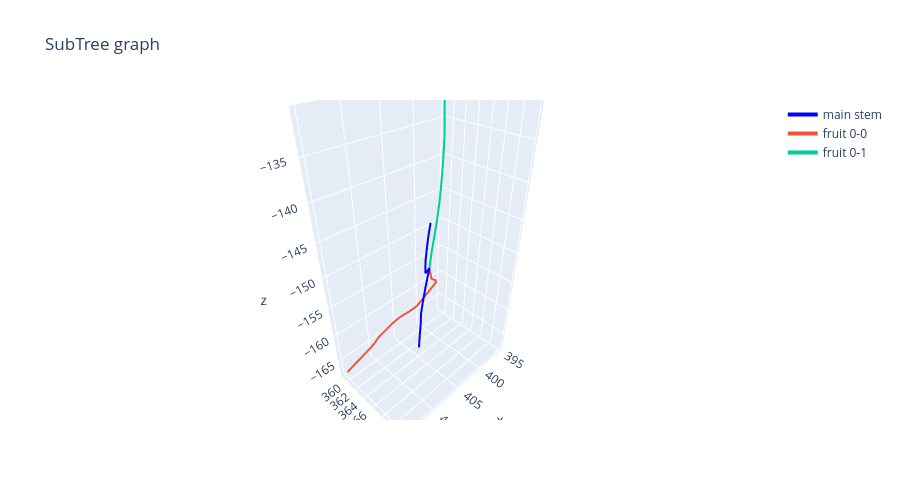

The code cell stored with this chart in its notebook:
### Markdown cell above
Let's represent this subgraph:

### Code cell
fig = plotly_treegraph(subtree, height=500, title="SubTree graph")
fig.show()

### Figure 1 — Plotly figure (JSON) as saved in the notebook; plotly's stock layout.template omitted (floating-point values rounded to 4 significant figures)
{"data": [{"hovertemplate": ["x: %{x}<br>y: %{y}<br>z: %{z}<br>node_id: 339<br>type: main stem", "x: %{x}<br>y: %{y}<br>z: %{z}<br>node_id: 405<br>type: main stem", "x: %{x}<br>y: %{y}<br>z: %{z}<br>node_id: 631<br>type: main stem", "x: %{x}<br>y: %{y}<br>z: %{z}<br>node_id: 93<br>type: main stem", "x: %{x}<br>y: %{y}<br>z: %{z}<br>node_id: 406<br>type: main stem", "x: %{x}<br>y: %{y}<br>z: %{z}<br>node_id: 871<br>type: main stem", "x: %{x}<br>y: %{y}<br>z: %{z}<br>node_id: 879<br>type: main stem", "x: %{x}<br>y: %{y}<br>z: %{z}<br>node_id: 942<br>type: main stem", "x: %{x}<br>y: %{y}<br>z: %{z}<br>node_id: 938<br>type: main stem", "x: %{x}<br>y: %{y}<br>z: %{z}<br>node_id: 940<br>type: main stem", "x: %{x}<br>y: %{y}<br>z: %{z}<br>node_id: 266<br>type: main stem", "x: %{x}<br>y: %{y}<br>z: %{z}<br>node_id: 1<br>type: main stem", "x: %{x}<br>y: %{y}<br>z: %{z}<br>node_id: 594<br>type: main stem", "x: %{x}<br>y: %{y}<br>z: %{z}<br>node_id: 595<br>type: main stem", "x: %{x}<br>y: %{y}<br>z: %{z}<br>node_id: 727<br>type: main stem", "x: %{x}<br>y: %{y}<br>z: %{z}<br>node_id: 268<br>type: main stem", "x: %{x}<br>y: %{y}<br>z: %{z}<br>node_id: 728<br>type: main stem", "x: %{x}<br>y: %{y}<br>z: %{z}<br>node_id: 298<br>type: main stem"], "line": {"color": "blue", "width": 4}, "mode": "lines", "name": "main stem", "type": "scatter3d", "x": [411.1, 411.1, 411.1, 411.0, 410.9, 410.8, 410.4, 409.7, 408.0, 409.8, 410.2, 410.5, 410.8, 410.8, 410.7, 410.6, 410.6, 410.6], "y": [370.6, 370.7, 370.7, 370.8, 370.8, 370.9, 370.7, 370.3, 369.2, 370.5, 370.8, 371.1, 371.4, 371.4, 371.5, 371.6, 371.7, 371.8], "z": [-156.1, -155.4, -153.7, -152.1, -150.8, -149.9, -149.1, -148.0, -146.8, -145.8, -145.5, -144.5, -143.3, -142.6, -141.3, -140.4, -139.6, -138.9]}, {"hovertemplate": ["x: %{x}<br>y: %{y}<br>z: %{z}<br>node_id: 938<br>type: fruit 0-0", "x: %{x}<br>y: %{y}<br>z: %{z}<br>node_id: 897<br>type: fruit 0-0", "x: %{x}<br>y: %{y}<br>z: %{z}<br>node_id: 557<br>type: fruit 0-0", "x: %{x}<br>y: %{y}<br>z: %{z}<br>node_id: 122<br>type: fruit 0-0", "x: %{x}<br>y: %{y}<br>z: %{z}<br>node_id: 121<br>type: fruit 0-0", "x: %{x}<br>y: %{y}<br>z: %{z}<br>node_id: 909<br>type: fruit 0-0", "x: %{x}<br>y: %{y}<br>z: %{z}<br>node_id: 913<br>type: fruit 0-0", "x: %{x}<br>y: %{y}<br>z: %{z}<br>node_id: 51<br>type: fruit 0-0", "x: %{x}<br>y: %{y}<br>z: %{z}<br>node_id: 868<br>type: fruit 0-0", "x: %{x}<br>y: %{y}<br>z: %{z}<br>node_id: 50<br>type: fruit 0-0", "x: %{x}<br>y: %{y}<br>z: %{z}<br>node_id: 104<br>type: fruit 0-0", "x: %{x}<br>y: %{y}<br>z: %{z}<br>node_id: 912<br>type: fruit 0-0", "x: %{x}<br>y: %{y}<br>z: %{z}<br>node_id: 490<br>type: fruit 0-0", "x: %{x}<br>y: %{y}<br>z: %{z}<br>node_id: 183<br>type: fruit 0-0", "x: %{x}<br>y: %{y}<br>z: %{z}<br>node_id: 184<br>type: fruit 0-0", "x: %{x}<br>y: %{y}<br>z: %{z}<br>node_id: 923<br>type: fruit 0-0", "x: %{x}<br>y: %{y}<br>z: %{z}<br>node_id: 260<br>type: fruit 0-0", "x: %{x}<br>y: %{y}<br>z: %{z}<br>node_id: 261<br>type: fruit 0-0", "x: %{x}<br>y: %{y}<br>z: %{z}<br>node_id: 867<br>type: fruit 0-0", "x: %{x}<br>y: %{y}<br>z: %{z}<br>node_id: 866<br>type: fruit 0-0", "x: %{x}<br>y: %{y}<br>z: %{z}<br>node_id: 865<br>type: fruit 0-0", "x: %{x}<br>y: %{y}<br>z: %{z}<br>node_id: 908<br>type: fruit 0-0"], "line": {"width": 4}, "mode": "lines", "name": "fruit 0-0", "type": "scatter3d", "x": [408.0, 407.6, 407.2, 406.4, 406.0, 406.0, 406.1, 406.2, 406.2, 406.4, 406.6, 406.9, 407.8, 408.7, 409.4, 410.4, 411.1, 411.9, 412.8, 413.7, 414.1, 414.9], "y": [369.2, 369.2, 369.0, 368.7, 368.4, 367.8, 367.3, 366.7, 366.2, 365.4, 365.0, 364.6, 363.5, 362.8, 362.3, 361.7, 361.5, 361.2, 360.7, 360.2, 359.9, 359.5], "z": [-146.8, -148.6, -149.0, -149.7, -150.5, -151.5, -152.5, -153.6, -154.4, -156.0, -156.5, -157.0, -158.3, -159.4, -160.4, -161.6, -162.4, -163.3, -164.4, -165.6, -166.1, -167.1]}, {"hovertemplate": ["x: %{x}<br>y: %{y}<br>z: %{z}<br>node_id: 938<br>type: fruit 0-1", "x: %{x}<br>y: %{y}<br>z: %{z}<br>node_id: 523<br>type: fruit 0-1", "x: %{x}<br>y: %{y}<br>z: %{z}<br>node_id: 852<br>type: fruit 0-1", "x: %{x}<br>y: %{y}<br>z: %{z}<br>node_id: 943<br>type: fruit 0-1", "x: %{x}<br>y: %{y}<br>z: %{z}<br>node_id: 524<br>type: fruit 0-1", "x: %{x}<br>y: %{y}<br>z: %{z}<br>node_id: 816<br>type: fruit 0-1", "x: %{x}<br>y: %{y}<br>z: %{z}<br>node_id: 558<br>type: fruit 0-1", "x: %{x}<br>y: %{y}<br>z: %{z}<br>node_id: 945<br>type: fruit 0-1", "x: %{x}<br>y: %{y}<br>z: %{z}<br>node_id: 596<br>type: fruit 0-1", "x: %{x}<br>y: %{y}<br>z: %{z}<br>node_id: 560<br>type: fruit 0-1", "x: %{x}<br>y: %{y}<br>z: %{z}<br>node_id: 54<br>type: fruit 0-1", "x: %{x}<br>y: %{y}<br>z: %{z}<br>node_id: 52<br>type: fruit 0-1", "x: %{x}<br>y: %{y}<br>z: %{z}<br>node_id: 53<br>type: fruit 0-1", "x: %{x}<br>y: %{y}<br>z: %{z}<br>node_id: 779<br>type: fruit 0-1", "x: %{x}<br>y: %{y}<br>z: %{z}<br>node_id: 187<br>type: fruit 0-1", "x: %{x}<br>y: %{y}<br>z: %{z}<br>node_id: 123<br>type: fruit 0-1", "x: %{x}<br>y: %{y}<br>z: %{z}<br>node_id: 269<br>type: fruit 0-1", "x: %{x}<br>y: %{y}<br>z: %{z}<br>node_id: 597<br>type: fruit 0-1", "x: %{x}<br>y: %{y}<br>z: %{z}<br>node_id: 125<br>type: fruit 0-1"], "line": {"width": 4}, "mode": "lines", "name": "fruit 0-1", "type": "scatter3d", "x": [408.0, 406.5, 405.5, 404.6, 404.1, 403.7, 403.5, 402.1, 400.7, 399.8, 398.9, 398.5, 398.4, 398.0, 397.6, 396.7, 395.8, 395.3, 395.0], "y": [369.2, 368.1, 367.5, 366.8, 366.5, 366.2, 366.0, 365.1, 364.0, 363.3, 362.6, 362.2, 362.2, 361.8, 361.5, 360.7, 359.8, 359.3, 358.9], "z": [-146.8, -145.6, -145.0, -144.4, -144.0, -143.6, -143.4, -142.1, -140.5, -139.3, -138.1, -137.6, -137.5, -136.8, -136.1, -134.7, -133.0, -132.0, -131.3]}], "layout": {"height": 500, "scene": {"aspectmode": "data"}, "showlegend": true, "title": {"text": "SubTree graph"}, "width": 900}}
